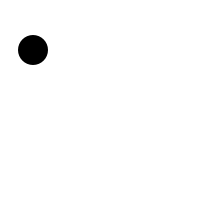
Frame 1 (no input)
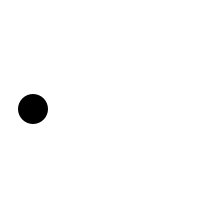
Frame 60 (the mouse pressed at the canvas centre just before this capture)
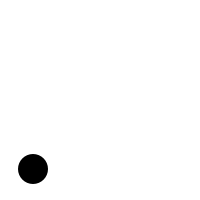
Frame 120 (the mouse held since frame 60 and released just before this capture)

The Processing sketch that drew these frames (run headless with seeded random() and noise(); from frame 60 on, the mouse is pressed at the canvas centre):

// Processing sketch: processing_162902
// ── processing_162902.pde

float y = 50.0;
float speed = 1;
float radius = 15.0;
 
void setup() {
  size(200, 200);
  smooth();
  ellipseMode(RADIUS);
  noStroke();
}
 
void draw() {
  if (y > height-radius) {
    speed = -1;
  }
  if (y < radius) {
    speed = 1;
  }
  if(speed == 1){
    fill(0);
    background(255);
  }
  if(speed == -1){
    background(0);
    fill(255);
  }
  ellipse(33, y, radius, radius);
  y = y + speed;
}
